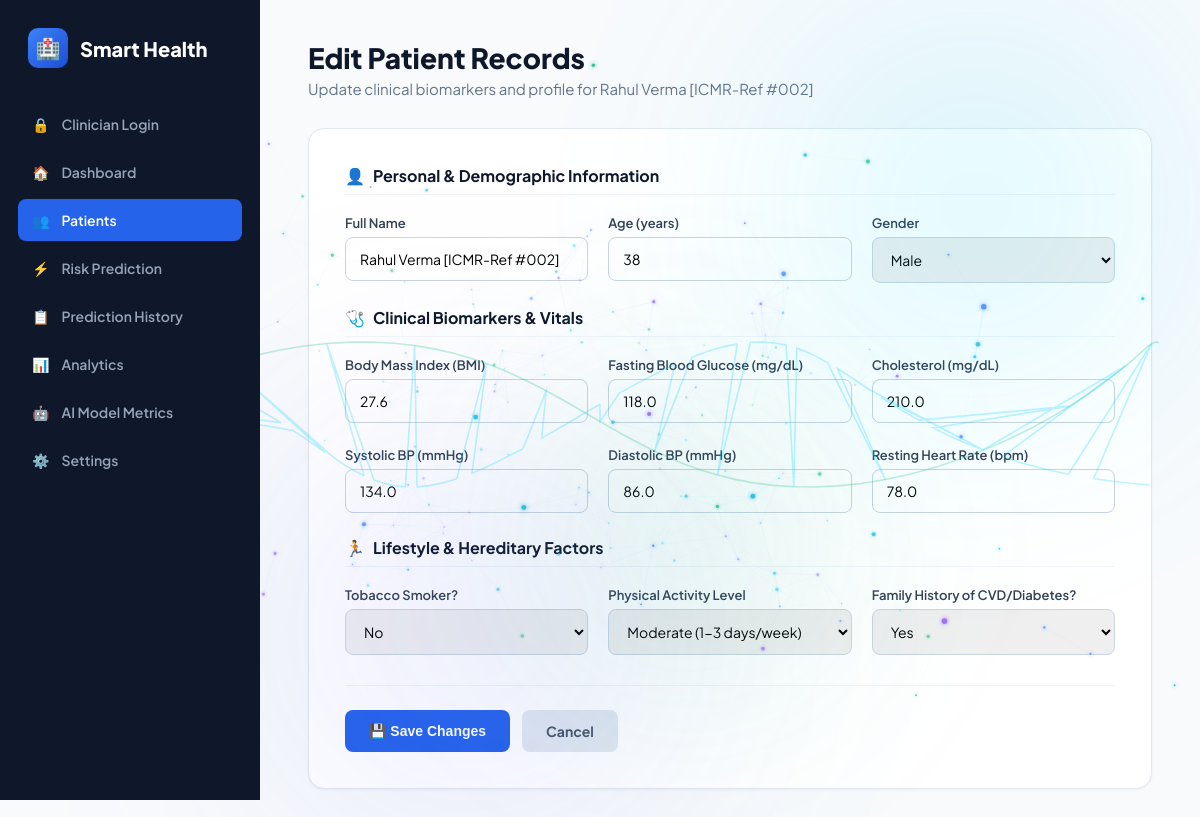
The app's page /patients/edit/15 with its own data.
### app.py (models this page shows)
class Patient(db.Model):
    id = db.Column(db.Integer, primary_key=True)
    name = db.Column(db.String(100), nullable=False)
    age = db.Column(db.Integer, nullable=False)
    gender = db.Column(db.String(20), nullable=False)
    bmi = db.Column(db.Float)
    glucose = db.Column(db.Float)
    systolic_bp = db.Column(db.Float)
    diastolic_bp = db.Column(db.Float)
    cholesterol = db.Column(db.Float)
    heart_rate = db.Column(db.Float)
    smoking = db.Column(db.String(10))
    physical_activity = db.Column(db.String(20))
    family_history = db.Column(db.String(10))
    created_at = db.Column(db.DateTime, default=datetime.utcnow)

### app.py (the view, shortened to what this page needs)
@app.route("/edit_patient/<int:patient_id>", methods=["GET", "POST"])
@app.route("/patients/edit/<int:patient_id>", methods=["GET", "POST"])
def edit_patient(patient_id):
    patient = Patient.query.get(patient_id)
    if not patient:
        patient = Patient.query.first()
        if not patient:
            return redirect(url_for("patients"))
    return render_template("edit_patient.html", patient=patient)

### templates/edit_patient.html (shortened to what this page needs)
<!DOCTYPE html>
<html lang="en">
<head>
</head>
<body>
    <aside class="sidebar">
        <div class="logo">
            <div class="logo-icon">🏥</div>
            <span>Smart Health</span>
        </div>
        <ul class="nav-links">
            <li><a href="/login" class="nav-link"><span>🔒</span> Clinician Login</a></li>
            <li><a href="/" class="nav-link"><span>🏠</span> Dashboard</a></li>
            <li><a href="/patients" class="nav-link active"><span>👥</span> Patients</a></li>
            <li><a href="/prediction" class="nav-link"><span>⚡</span> Risk Prediction</a></li>
            <li><a href="/history" class="nav-link"><span>📋</span> Prediction History</a></li>
            <li><a href="/analytics" class="nav-link"><span>📊</span> Analytics</a></li>
            <li><a href="/models/metrics" class="nav-link"><span>🤖</span> AI Model Metrics</a></li>
            <li><a href="/settings" class="nav-link"><span>⚙️</span> Settings</a></li>
        </ul>
    </aside>
    <main class="main-content">
        <div class="header">
            <div>
                <h1>Edit Patient Records</h1>
                <p>Update clinical biomarkers and profile for {{ patient.name }}</p>
            </div>
        </div>
        <div class="form-card">
            <form action="/patients/edit/{{ patient.id }}" method="POST">
                <div class="form-section-title">
                    <span>👤</span> Personal & Demographic Information
                </div>
                <div class="grid-3">
                    <div class="form-group">
                        <label for="name">Full Name</label>
                        <input type="text" id="name" name="name" value="{{ patient.name }}" required>
                    </div>
                    <div class="form-group">
                        <label for="age">Age (years)</label>
                        <input type="number" id="age" name="age" value="{{ patient.age }}" min="1" max="120" required>
                    </div>
                    <div class="form-group">
                        <label for="gender">Gender</label>
                        <select id="gender" name="gender" required>
                            <option value="Male" {% if patient.gender == 'Male' %}selected{% endif %}>Male</option>
                        </select>
                    </div>
                </div>
                <div class="form-section-title">
                    <span>🩺</span> Clinical Biomarkers & Vitals
                </div>
                <div class="grid-3">
                    <div class="form-group">
                        <label for="bmi">Body Mass Index (BMI)</label>
                        <input type="number" step="0.1" id="bmi" name="bmi" value="{{ patient.bmi }}" required>
                    </div>
                    <div class="form-group">
                        <label for="glucose">Fasting Blood Glucose (mg/dL)</label>
                        <input type="number" step="0.1" id="glucose" name="glucose" value="{{ patient.glucose }}" required>
                    </div>
                    <div class="form-group">
                        <label for="cholesterol">Cholesterol (mg/dL)</label>
                        <input type="number" step="0.1" id="cholesterol" name="cholesterol" value="{{ patient.cholesterol }}" required>
                    </div>
                </div>
                <div class="grid-3">
                    <div class="form-group">
                        <label for="systolic_bp">Systolic BP (mmHg)</label>
                        <input type="number" step="0.1" id="systolic_bp" name="systolic_bp" value="{{ patient.systolic_bp }}" required>
                    </div>
                    <div class="form-group">
                        <label for="diastolic_bp">Diastolic BP (mmHg)</label>
                        <input type="number" step="0.1" id="diastolic_bp" name="diastolic_bp" value="{{ patient.diastolic_bp }}" required>
                    </div>
                    <div class="form-group">
                        <label for="heart_rate">Resting Heart Rate (bpm)</label>
                        <input type="number" step="0.1" id="heart_rate" name="heart_rate" value="{{ patient.heart_rate }}" required>
                    </div>
                </div>
                <div class="form-section-title">
                    <span>🏃</span> Lifestyle & Hereditary Factors
                </div>
                <div class="grid-3">
                    <div class="form-group">
                        <label for="smoking">Tobacco Smoker?</label>
                        <select id="smoking" name="smoking" required>
                            <option value="No" {% if patient.smoking == 'No' %}selected{% endif %}>No</option>
                        </select>
                    </div>
                    <div class="form-group">
                        <label for="physical_activity">Physical Activity Level</label>
                        <select id="physical_activity" name="physical_activity" required>
                            <option value="Moderate" {% if patient.physical_activity == 'Moderate' %}selected{% endif %}>Moderate (1-3 days/week)</option>
                        </select>
                    </div>
                    <div class="form-group">
                        <label for="family_history">Family History of CVD/Diabetes?</label>
                        <select id="family_history" name="family_history" required>
                            <option value="Yes" {% if patient.family_history == 'Yes' %}selected{% endif %}>Yes</option>
                        </select>
                    </div>
                </div>
                <div class="form-actions">
                    <button type="submit" class="btn btn-primary">
                        💾 Save Changes
                    </button>
                    <a href="/patients" class="btn btn-cancel">
                        Cancel
                    </a>
                </div>
            </form>
        </div>
    </main>
</body>
</html>

### templates/edit_patient.html (style rules this page uses)
:root { --primary: #2563eb; --primary-dark: #1d4ed8; --sidebar-bg: #0f172a; --dark: #0f172a; --text-main: #1e293b; --text-muted: #64748b; --bg-page: #f8fafc; --card-bg: #ffffff; --border: #e2e8f0; --radius-lg: 16px; --radius-md: 12px; --radius-sm: 8px; --shadow-sm: 0 1px 3px rgba(0,0,0,0.05); --shadow-md: 0 4px 20px -2px rgba(15, 23, 42, 0.08); }
* { box-sizing: border-box; margin: 0; padding: 0; }
body { font-family: 'Plus Jakarta Sans', sans-serif; background-color: var(--bg-page); color: var(--text-main); display: flex; min-height: 100vh; }
.sidebar { width: 260px; background: var(--sidebar-bg); color: white; padding: 28px 18px; position: fixed; height: 100vh; overflow-y: auto; z-index: 100; }
.logo { display: flex; align-items: center; gap: 12px; font-size: 20px; font-weight: 800; margin-bottom: 35px; padding-left: 10px; }
.logo-icon { width: 40px; height: 40px; background: linear-gradient(135deg, #3b82f6, #1d4ed8); border-radius: 10px; display: flex; align-items: center; justify-content: center; font-size: 20px; }
.nav-links { list-style: none; display: flex; flex-direction: column; gap: 6px; }
.nav-link { display: flex; align-items: center; gap: 12px; padding: 12px 14px; color: #94a3b8; text-decoration: none; border-radius: var(--radius-sm); font-size: 14px; font-weight: 600; transition: all 0.2s; }
.nav-link:hover, .nav-link.active { background: rgba(37, 99, 235, 0.15); color: #60a5fa; }
.nav-link.active { background: var(--primary); color: white; }
.main-content { margin-left: 260px; flex: 1; padding: 40px 48px; }
.header { display: flex; justify-content: space-between; align-items: center; margin-bottom: 30px; }
.header h1 { font-size: 28px; font-weight: 800; color: var(--dark); }
.header p { color: var(--text-muted); margin-top: 4px; font-size: 15px; }
.form-card { background: white; border-radius: var(--radius-lg); border: 1px solid var(--border); padding: 36px; box-shadow: var(--shadow-sm); max-width: 900px; }
.form-section-title { font-size: 16px; font-weight: 700; color: var(--dark); margin-bottom: 20px; border-bottom: 1px solid #f1f5f9; padding-bottom: 8px; display: flex; align-items: center; gap: 8px; }
.grid-3 { display: grid; grid-template-columns: 1fr 1fr 1fr; gap: 20px; margin-bottom: 24px; }
.form-group { display: flex; flex-direction: column; gap: 6px; }
label { font-size: 13px; font-weight: 600; color: #334155; }
input, select { padding: 12px 14px; border: 1px solid #cbd5e1; border-radius: 8px; font-family: inherit; font-size: 14px; outline: none; transition: border-color 0.2s, box-shadow 0.2s; }
.form-actions { display: flex; gap: 12px; margin-top: 30px; border-top: 1px solid #f1f5f9; padding-top: 24px; }
.btn { padding: 12px 24px; border-radius: 8px; font-weight: 700; font-size: 14px; cursor: pointer; text-decoration: none; display: inline-flex; align-items: center; gap: 8px; border: none; transition: all 0.2s; }
.btn-primary { background: var(--primary); color: white; }
.btn-cancel { background: #e2e8f0; color: #475569; }

### records on screen
Patient: name "Rahul Verma [ICMR-Ref #002]", age "38", gender "Male", bmi "27.6", glucose "118.0", cholesterol "210.0", systolic_bp "134.0", diastolic_bp "86.0", heart_rate "78.0", smoking "No", physical_activity "Moderate (1-3 days/week)", family_history "Yes"
